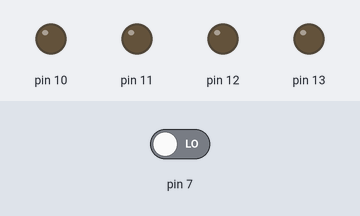
Bench run of a sketch on a simulated Arduino Uno, built with avr-gcc and run on an emulated ATmega328P. Parts: output pins drawn as LEDs (lit = HIGH). The test bench sets the inputs (shaded band); at power-on: pin 7 LOW. What the sketch prints to the serial monitor is not drawn.

Above: at 1.2 s.
1.3 s: pin 7 driven HIGH
At 1.6 s:
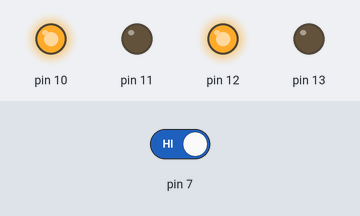
2.8 s: pin 7 driven LOW
At 4.3 s:
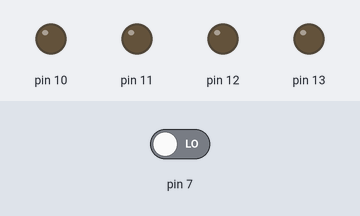
Timing chart, 0 to 5.8 s (numbered marks = the images above; inputs shaded):
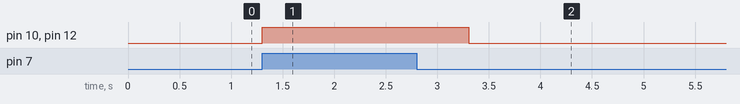

The sketch:

sketch.ino
```cpp
void setup()
{
  Serial.begin(9600);
  Serial.println("Start");
  pinMode(10,OUTPUT);
  pinMode(11,OUTPUT);
  pinMode(12,OUTPUT);
  pinMode(13,OUTPUT);
  pinMode(7,INPUT);

  }


  void loop()
  {
    int s=digitalRead(7);

    if(s==1)
    {
      Serial.println(s);
      digitalWrite(10,1);
      digitalWrite(11,0);
      digitalWrite(12,1);
      digitalWrite(13,0);
      delay(2000);
  }

 else
 {
   Serial.println(s);
   digitalWrite(10,0);
   digitalWrite(11,0);
   digitalWrite(12,0);
   digitalWrite(13,0);
 }

}
```

Measured:
- after the input at 1.3 s, pin 10, pin 12: LOW → HIGH at once
- after the input at 2.8 s, pin 10, pin 12: HIGH → LOW after 0.50 s
